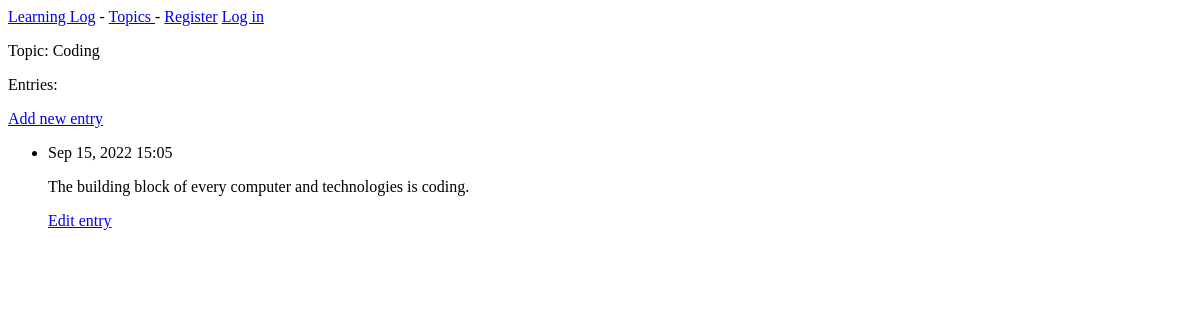
The app's page /topics/5/, older data.
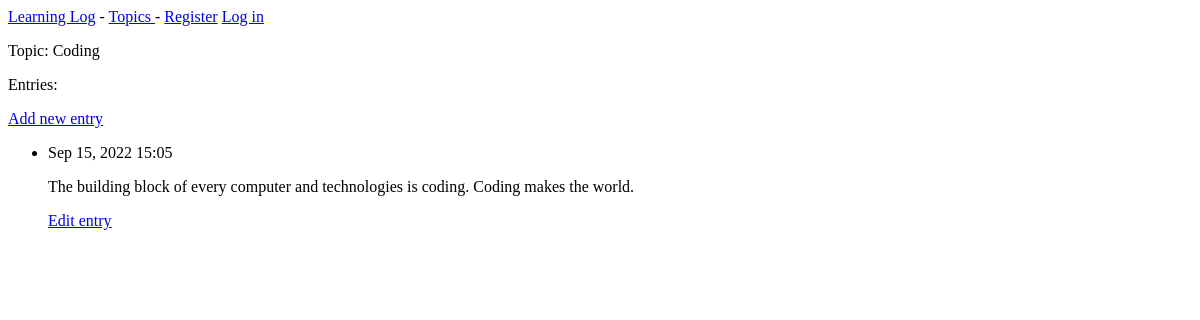
The same page, newer data.
### learning_logs/models.py (models this page shows, shortened)
class Topic(models.Model):
    text = models.CharField(max_length=200)
    date_added = models.DateTimeField(auto_now_add=True)
    def __str__(self):
        return self.text

class Entry(models.Model):
    topic = models.ForeignKey(Topic, on_delete=models.CASCADE)
    text = models.TextField()
    date_added = models.DateTimeField(auto_now_add=True)
    class Meta:
        verbose_name_plural = 'entries'

### learning_logs/views.py (the view)
# urls.py: path('topics/<int:topic_id>/', views.topic, name='topic'),
def topic(request, topic_id):
    topic = Topic.objects.get(id=topic_id)
    entries = topic.entry_set.order_by('-date_added')
    context = {'topic': topic, 'entries': entries}
    return render(request, 'learning_logs/topic.html', context)

### learning_logs/templates/learning_logs/topic.html
{% extends 'learning_logs/base.html' %} {% block content %}
<p>Topic: {{ topic }}</p>
<p>Entries:</p>
<p>
  <a href="{% url 'learning_logs:new_entry' topic.id %}">Add new entry</a>
</p>
<ul>
  {% for entry in entries %}
  <li>
    <p>{{ entry.date_added|date:'M d, Y H:i' }}</p>
    <p>{{ entry.text|linebreaks }}</p>
    <p>
      <a href="{% url 'learning_logs:edit_entry' entry.id %}">Edit entry</a>
    </p>
  </li>
  {% empty %}
  <li>There are no entries for this topic yet.</li>
  {% endfor %}
</ul>
{% endblock content %}

### learning_logs/templates/learning_logs/base.html
<p>
<a href="{% url 'learning_logs:index' %}">Learning Log</a> -
<a href="{% url 'learning_logs:topics' %}">Topics </a> -
{% if user.is_authenticated %}
    Hello, {{ user.username }}.
    <a href="{% url 'users:logout' %}">Log out</a>
{% else %}
    <a href="{% url 'users:register' %}">Register</a>
    <a href="{% url 'users:login' %}">Log in</a>
{% endif %}
</p>
{% block content %}{% endblock content %}

Row changes from the older to the newer data that the page shows:
changed Entry: text "The building block of every computer and technologies is coding." → "The building block of every computer and technologies is coding. Coding makes the world."
